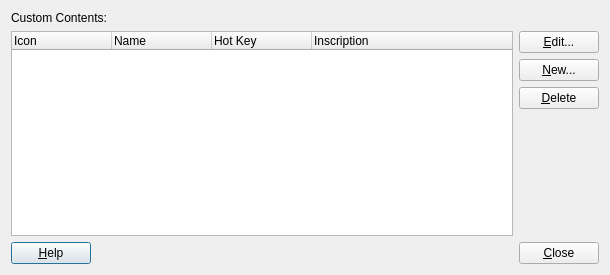
<ui version="4.0" >
 <author></author>
 <comment></comment>
 <exportmacro></exportmacro>
 <class>CustomContentListDialogBase</class>
 <widget class="QDialog" name="CustomContentListDialogBase" >
  <property name="geometry" >
   <rect>
    <x>0</x>
    <y>0</y>
    <width>610</width>
    <height>275</height>
   </rect>
  </property>
  <property name="windowTitle" >
   <string>Edit Custom Content</string>
  </property>
  <layout class="QGridLayout" >
   <property name="margin" >
    <number>11</number>
   </property>
   <property name="spacing" >
    <number>6</number>
   </property>
   <item row="5" column="0" >
    <widget class="QPushButton" name="helpButton_" >
     <property name="text" >
      <string>&amp;Help</string>
     </property>
     <property name="shortcut" >
      <string>Alt+H</string>
     </property>
    </widget>
   </item>
   <item rowspan="4" row="1" column="0" colspan="2" >
    <widget class="QTreeWidget" name="contentListView_" >
     <property name="rootIsDecorated" >
      <bool>false</bool>
     </property>
     <column>
      <property name="text" >
       <string>Icon</string>
      </property>
     </column>
     <column>
      <property name="text" >
       <string>Name</string>
      </property>
     </column>
     <column>
      <property name="text" >
       <string>Hot Key</string>
      </property>
     </column>
     <column>
      <property name="text" >
       <string>Inscription</string>
      </property>
     </column>
    </widget>
   </item>
   <item row="5" column="2" >
    <widget class="QPushButton" name="closeButton_" >
     <property name="text" >
      <string>&amp;Close</string>
     </property>
     <property name="shortcut" >
      <string>Alt+C</string>
     </property>
    </widget>
   </item>
   <item row="5" column="1" >
    <spacer>
     <property name="orientation" >
      <enum>Qt::Horizontal</enum>
     </property>
     <property name="sizeType" >
      <enum>QSizePolicy::Expanding</enum>
     </property>
     <property name="sizeHint" >
      <size>
       <width>40</width>
       <height>20</height>
      </size>
     </property>
    </spacer>
   </item>
   <item row="3" column="2" >
    <widget class="QPushButton" name="deleteButton_" >
     <property name="text" >
      <string>&amp;Delete</string>
     </property>
     <property name="shortcut" >
      <string>Alt+D</string>
     </property>
    </widget>
   </item>
   <item row="2" column="2" >
    <widget class="QPushButton" name="newButton_" >
     <property name="text" >
      <string>&amp;New...</string>
     </property>
     <property name="shortcut" >
      <string>Alt+N</string>
     </property>
    </widget>
   </item>
   <item row="1" column="2" >
    <widget class="QPushButton" name="editButton_" >
     <property name="text" >
      <string>&amp;Edit...</string>
     </property>
     <property name="shortcut" >
      <string>Alt+E</string>
     </property>
    </widget>
   </item>
   <item row="4" column="2" >
    <spacer>
     <property name="orientation" >
      <enum>Qt::Vertical</enum>
     </property>
     <property name="sizeType" >
      <enum>QSizePolicy::Expanding</enum>
     </property>
     <property name="sizeHint" >
      <size>
       <width>20</width>
       <height>20</height>
      </size>
     </property>
    </spacer>
   </item>
   <item row="0" column="0" colspan="3" >
    <widget class="QLabel" name="customContentsLabel_" >
     <property name="text" >
      <string>Custom Contents:</string>
     </property>
     <property name="wordWrap" >
      <bool>false</bool>
     </property>
    </widget>
   </item>
  </layout>
 </widget>
 <layoutdefault spacing="6" margin="11" />
 <pixmapfunction>qPixmapFromMimeSource</pixmapfunction>
 <tabstops>
  <tabstop>contentListView_</tabstop>
  <tabstop>editButton_</tabstop>
  <tabstop>newButton_</tabstop>
  <tabstop>deleteButton_</tabstop>
  <tabstop>helpButton_</tabstop>
  <tabstop>closeButton_</tabstop>
 </tabstops>
 <resources/>
 <connections>
  <connection>
   <sender>closeButton_</sender>
   <signal>clicked()</signal>
   <receiver>CustomContentListDialogBase</receiver>
   <slot>reject()</slot>
   <hints>
    <hint type="sourcelabel" >
     <x>20</x>
     <y>20</y>
    </hint>
    <hint type="destinationlabel" >
     <x>20</x>
     <y>20</y>
    </hint>
   </hints>
  </connection>
 </connections>
</ui>
